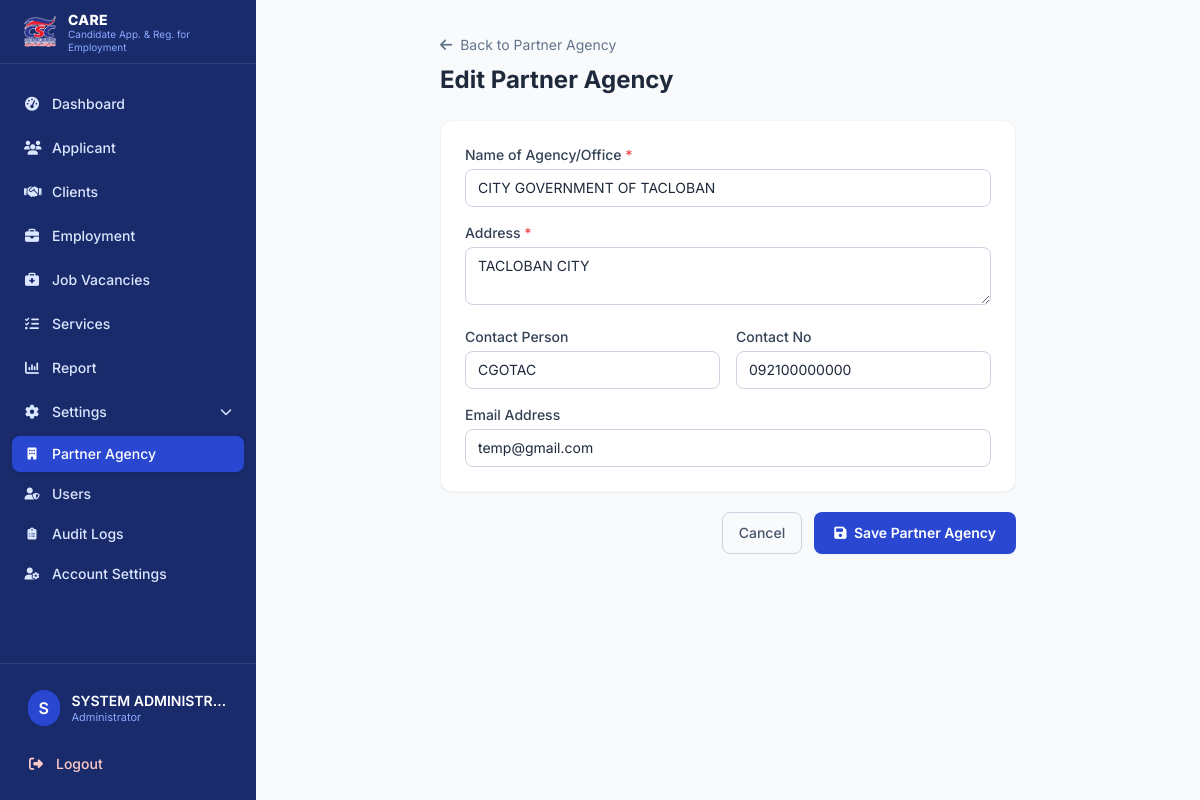
Screenshot of /partner-agency-form.php?id=4 (signed in) with the database file from the repository.
### tables this page shows
CREATE TABLE `care_jf_partner_agencies` (
  `id` int(10) UNSIGNED NOT NULL,
  `employer_id` varchar(20) DEFAULT NULL,
  `agency_name` varchar(200) NOT NULL,
  `address` varchar(255) NOT NULL,
  `contact_person` varchar(150) NOT NULL DEFAULT '',
  `contact_no` varchar(20) NOT NULL DEFAULT '',
  `email` varchar(150) DEFAULT NULL,
  `status` enum('Active','Disabled') NOT NULL DEFAULT 'Active',
  `created_at` timestamp NOT NULL DEFAULT current_timestamp(),
  `updated_at` timestamp NOT NULL DEFAULT current_timestamp() ON UPDATE current_timestamp()
);

### includes/functions.php (called while the page is built, shortened)
<?php
function e(?string $value): string
{
    return htmlspecialchars($value ?? '', ENT_QUOTES, 'UTF-8');
}

### public/partner-agency-form.php (the view, shortened to what this page needs)
<?php
$pdo = Database::getConnection();
$id = (int)($_GET['id'] ?? $_POST['id'] ?? 0);
$isEdit = $id > 0;
$old = ['agency_name' => '', 'address' => '', 'contact_person' => '', 'contact_no' => '', 'email' => ''];
if ($isEdit) {
    $stmt = $pdo->prepare("SELECT * FROM care_jf_partner_agencies WHERE id = :id");
    $stmt->execute([':id' => $id]);
    $agency = $stmt->fetch();
    $old = $agency;
}
require_once __DIR__ . '/../includes/header.php';
require_once __DIR__ . '/../includes/sidebar.php';
?>
<div class="max-w-xl mx-auto">
  <a href="partner-agency.php" class="text-sm text-slate-500 hover:text-slate-700"><i class="fa-solid fa-arrow-left mr-1"></i> Back to Partner Agency</a>
  <h1 class="text-2xl font-bold text-slate-800 mt-2 mb-6"><?= $isEdit ? 'Edit' : 'Add' ?> Partner Agency</h1>
  <form method="POST" onsubmit="return validateForm(this) && confirm('Save this Partner Agency?');">
    <div class="bg-white rounded-xl shadow-sm border border-slate-100 p-6 space-y-4">
      <div>
        <label class="block text-sm font-medium text-slate-700 mb-1">Name of Agency/Office <span class="text-red-500">*</span></label>
        <input type="text" name="agency_name" required value="<?= e($old['agency_name']) ?>" class="uppercase-field uppercase w-full rounded-lg border border-slate-300 px-3 py-2 text-sm">
      </div>
      <div>
        <label class="block text-sm font-medium text-slate-700 mb-1">Address <span class="text-red-500">*</span></label>
        <textarea name="address" required rows="2" class="uppercase-field uppercase w-full rounded-lg border border-slate-300 px-3 py-2 text-sm"><?= e($old['address']) ?></textarea>
      </div>
      <div class="grid sm:grid-cols-2 gap-4">
        <div>
          <label class="block text-sm font-medium text-slate-700 mb-1">Contact Person</label>
          <input type="text" name="contact_person" value="<?= e($old['contact_person']) ?>" class="uppercase-field uppercase w-full rounded-lg border border-slate-300 px-3 py-2 text-sm">
        </div>
        <div>
          <label class="block text-sm font-medium text-slate-700 mb-1">Contact No</label>
          <input type="text" name="contact_no" value="<?= e($old['contact_no']) ?>" class="w-full rounded-lg border border-slate-300 px-3 py-2 text-sm">
        </div>
      </div>
      <div>
        <label class="block text-sm font-medium text-slate-700 mb-1">Email Address</label>
        <input type="email" name="email" value="<?= e($old['email']) ?>" class="w-full rounded-lg border border-slate-300 px-3 py-2 text-sm">
      </div>
    </div>
    <div class="flex justify-end gap-3 mt-5">
      <a href="partner-agency.php" class="px-4 py-2.5 rounded-lg border border-slate-300 text-sm font-medium text-slate-600 hover:bg-slate-50">Cancel</a>
      <button type="submit" class="px-5 py-2.5 rounded-lg bg-brand-600 hover:bg-brand-700 text-white text-sm font-semibold shadow-sm">
        <i class="fa-solid fa-floppy-disk mr-1"></i> Save Partner Agency
      </button>
    </div>
  </form>
</div>
<?php require_once __DIR__ . '/../includes/footer.php'; ?>

### rows the page displays
care_jf_partner_agencies: agency_name "CITY GOVERNMENT OF TACLOBAN", address "TACLOBAN CITY", contact_person "CGOTAC", contact_no "092100000000", email "temp@gmail.com"

### other values shown
$item['label'] "Dashboard"
$item['label'] "Applicant"
$item['label'] "Clients"
$item['label'] "Employment"
$item['label'] "Job Vacancies"
$item['label'] "Services"
$item['label'] "Report"
$item['label'] "Partner Agency"
$item['label'] "Users"
$item['label'] "Audit Logs"
$item['label'] "Account Settings"
substr($user['full_name'] ?: $user['username'], 0, 1) "S"
$user['full_name'] "SYSTEM ADMINISTR…"
$user['role'] "Administrator"
